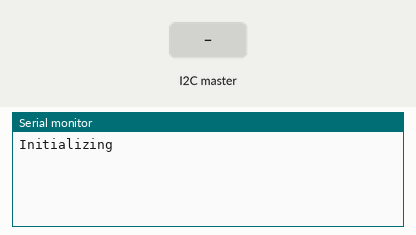
Bench run of a sketch on a simulated Arduino Uno, built with avr-gcc and run on an emulated ATmega328P. On the bench: the last lines printed to the serial monitor. Inputs (shaded band) come from the test bench.

Above: at 1.2 s.
1.3 s: the I2C master sends the byte 1
At 2.0 s:
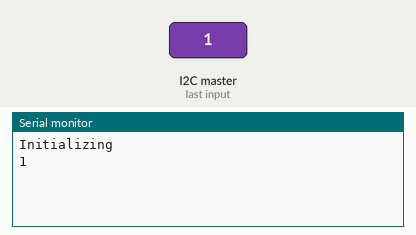
2.8 s: the I2C master sends the byte 0
At 3.1 s:
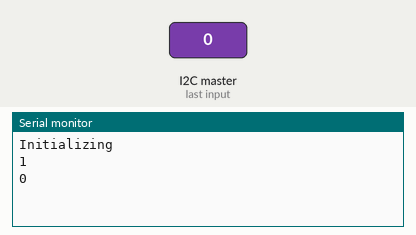

The sketch:

I2CSlaveReader.ino
```cpp
#include <Wire.h>

void setup() {
  Wire.begin(4);
  Wire.onReceive(receiveEvent);
  Serial.begin(115200);
  Serial.println("Initializing");
}

void loop() {
  delay(50);
}

void receiveEvent(int howMany) {
  while(Wire.available() > 1) {
    char c = Wire.read();
    Serial.print(c);
  }
  int x = Wire.read();
  Serial.println(x);
}
```

Measured:
- after the input at 1.3 s, the serial monitor: prints a new line at once (image 1)
- after the input at 2.8 s, the serial monitor: prints a new line at once (image 2)
